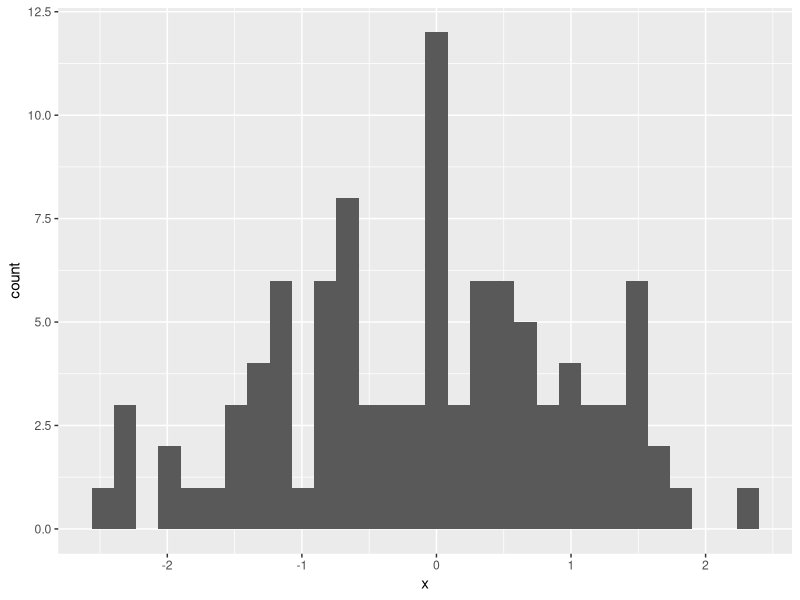

The R script that drew this image:
library("ggplot2")
x <- rnorm(100L)
p <- ggplot(, aes(x = x)) + geom_histogram()
ggsave("figure.png", p, width = 4, height = 3)
